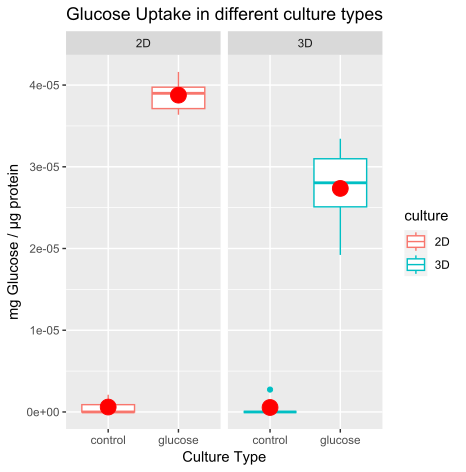

Source code (R):
library(readxl)
library(writexl)
library(ggplot2)
library(ggpubr)
library(dplyr)
uptake<-read_excel("glucose uptake.xlsx")
g<-ggplot(uptake, aes(y=uptake, color=culture))
p<-g+geom_boxplot(aes(type))+facet_grid(.~culture)+stat_summary(fun=mean, geom="point", shape=20, size=8, color="red", fill="red",aes(type))
p+ylab("mg Glucose / μg protein")+xlab("Culture Type")+ggtitle("Glucose Uptake in different culture types")
#Export means
mean_data<-uptake %>%
        group_by(culture, type) %>%
        summarise(mean = mean(uptake), n = n())
mean_data
write_xlsx(mean_data,"C:/Users/andre/OneDrive - unizar.es/Trabajos/Tercero/Cultivos/Esferoides Caco 3D/uptake_means.xlsx")                  
